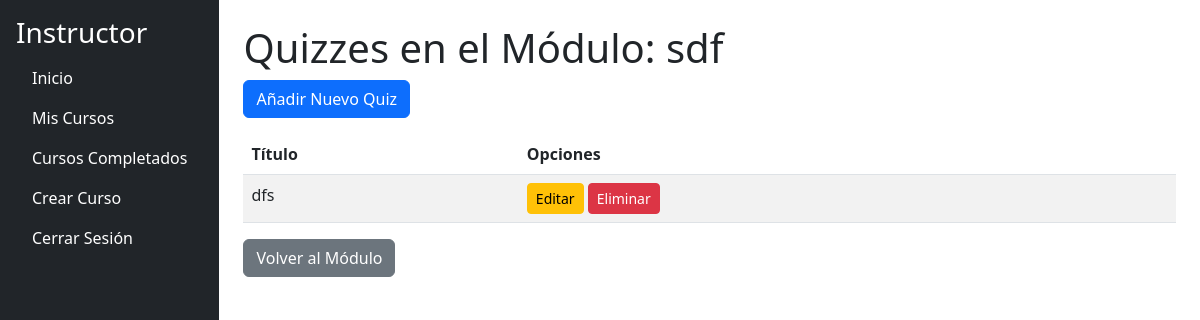
The app's page /instructor/module/1/quizzes (signed in), older data.
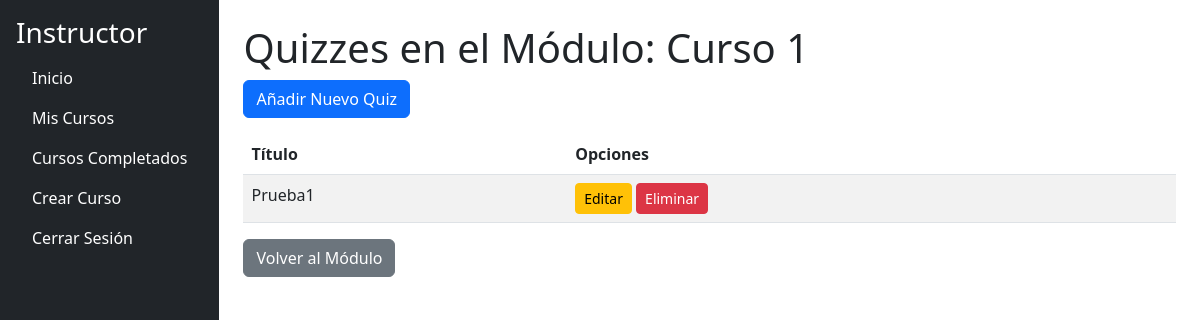
The same page, newer data.
### models.py (models this page shows, shortened)
class Module(db.Model):
    __tablename__ = 'modules'
    id = db.Column(db.Integer, primary_key=True)
    title = db.Column(db.String(200), nullable=False)
    description = db.Column(db.String(500), nullable=False)
    order = db.Column(db.Integer, nullable=False)
    course_id = db.Column(db.Integer, db.ForeignKey('courses.id', ondelete="CASCADE"), nullable=False)
    content_items = db.relationship('ContentItem', back_populates='module', lazy=True, cascade='all, delete-orphan')
    course = db.relationship('Course', back_populates='modules')

class ContentItem(db.Model):
    __tablename__ = 'content_items'
    id = db.Column(db.Integer, primary_key=True)
    title = db.Column(db.String(100), nullable=False)
    type = db.Column(db.String(50), nullable=False)  # "text", "video", "file", "quiz"
    content = db.Column(db.Text, nullable=True)
    file_path = db.Column(db.String(255), nullable=True)
    order = db.Column(db.Integer, nullable=False)
    module_id = db.Column(db.Integer, db.ForeignKey('modules.id', ondelete="CASCADE"), nullable=False)
    questions = db.relationship('QuizQuestion', backref='content_item', cascade='all, delete-orphan', lazy=True)
    module = db.relationship('Module', back_populates='content_items')

### app.py (the view)
@app.route('/instructor/module/<int:module_id>/quizzes', methods=['GET'])
@login_required
@role_required('instructor')
def list_quizzes(module_id):
    module = Module.query.get_or_404(module_id)
    quizzes = ContentItem.query.filter_by(module_id=module_id, type='quiz').all()
    return render_template('instructor/list_quizzes.html', module=module, quizzes=quizzes)

### app.py (called while the page is built)
@login_manager.user_loader
def load_user(user_id):
    return User.query.get(int(user_id))

def role_required(role):
    def decorator(f):
        @wraps(f)
        def decorated_function(*args, **kwargs):
            if not current_user.is_authenticated or current_user.role.name != role:
                abort(403)
            return f(*args, **kwargs)
        return decorated_function
    return decorator

### app/templates/instructor/list_quizzes.html
{% extends "instructor/instructor_dashboard.html" %}
{% block content %}
<h1>Quizzes en el Módulo: {{ module.title }}</h1>
<a href="{{ url_for('new_quiz', module_id=module.id) }}" class="btn btn-primary mb-3">Añadir Nuevo Quiz</a>
<table class="table table-striped">
    <thead>
        <tr>
            <th>Título</th>
            <th>Opciones</th>
        </tr>
    </thead>
    <tbody>
        {% for quiz in quizzes %}
        <tr>
            <td>{{ quiz.title }}</td>
            <td>
                <a href="{{ url_for('edit_quiz', quiz_id=quiz.id) }}" class="btn btn-warning btn-sm">Editar</a>
                <form action="{{ url_for('delete_quiz', quiz_id=quiz.id) }}" method="POST" style="display:inline;">
                    <button type="submit" class="btn btn-danger btn-sm">Eliminar</button>
                </form>
            </td>
        </tr>
        {% else %}
        <tr>
            <td colspan="2">No hay quizzes creados en este módulo.</td>
        </tr>
        {% endfor %}
    </tbody>
</table>
<a href="{{ url_for('module_details', module_id=module.id) }}" class="btn btn-secondary">Volver al Módulo</a>
{% endblock %}

Row changes from the older to the newer data that the page shows:
changed Module: title "sdf" → "Curso 1"
changed ContentItem: title "dfs" → "Prueba1"
